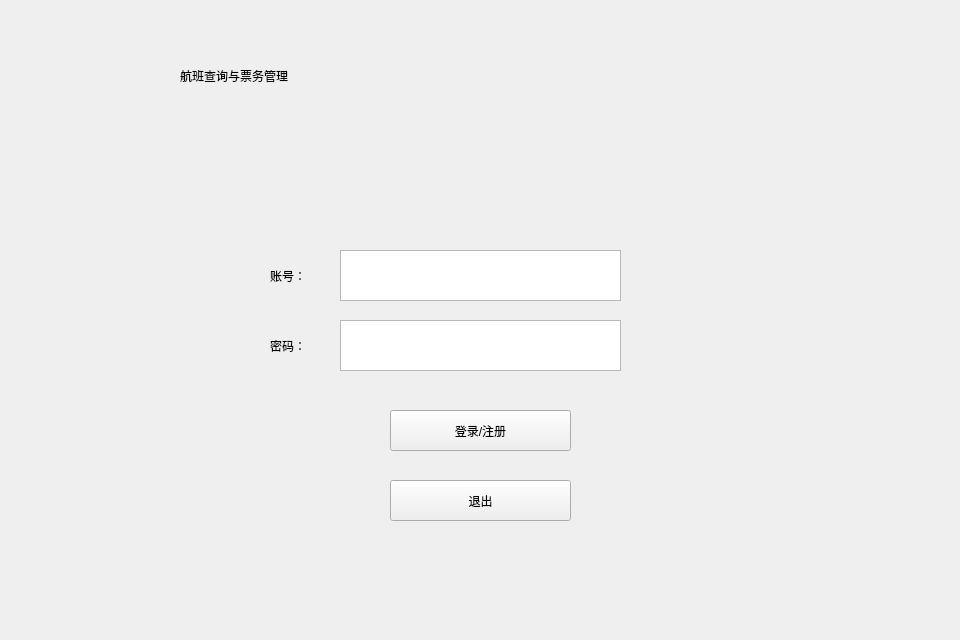
<?xml version="1.0" encoding="UTF-8"?>
<ui version="4.0">
 <class>Widget</class>
 <widget class="QWidget" name="Widget">
  <property name="geometry">
   <rect>
    <x>0</x>
    <y>0</y>
    <width>960</width>
    <height>640</height>
   </rect>
  </property>
  <property name="minimumSize">
   <size>
    <width>960</width>
    <height>640</height>
   </size>
  </property>
  <property name="maximumSize">
   <size>
    <width>960</width>
    <height>640</height>
   </size>
  </property>
  <property name="windowTitle">
   <string>Widget</string>
  </property>
  <property name="styleSheet">
   <string notr="true">	QStackWidget#menu
{
	background-image: url(:/image/background.png);}</string>
  </property>
  <widget class="QStackedWidget" name="stackedWidget">
   <property name="geometry">
    <rect>
     <x>0</x>
     <y>0</y>
     <width>960</width>
     <height>640</height>
    </rect>
   </property>
   <property name="minimumSize">
    <size>
     <width>960</width>
     <height>640</height>
    </size>
   </property>
   <property name="maximumSize">
    <size>
     <width>960</width>
     <height>640</height>
    </size>
   </property>
   <property name="styleSheet">
    <string notr="true">background-image: url(:/plane.png);</string>
   </property>
   <widget class="QWidget" name="menu">
    <property name="styleSheet">
     <string notr="true">background-image: url(:/new/prefix1/image/plane.png);</string>
    </property>
    <widget class="QPushButton" name="login">
     <property name="geometry">
      <rect>
       <x>390</x>
       <y>410</y>
       <width>181</width>
       <height>41</height>
      </rect>
     </property>
     <property name="text">
      <string>登录/注册</string>
     </property>
    </widget>
    <widget class="QLabel" name="label">
     <property name="geometry">
      <rect>
       <x>180</x>
       <y>20</y>
       <width>611</width>
       <height>111</height>
      </rect>
     </property>
     <property name="styleSheet">
      <string notr="true">font: 48pt &quot;Microsoft YaHei UI&quot;;</string>
     </property>
     <property name="text">
      <string>航班查询与票务管理</string>
     </property>
    </widget>
    <widget class="QPushButton" name="pushButton_4">
     <property name="geometry">
      <rect>
       <x>390</x>
       <y>480</y>
       <width>181</width>
       <height>41</height>
      </rect>
     </property>
     <property name="text">
      <string>退出</string>
     </property>
    </widget>
    <widget class="QTextEdit" name="username">
     <property name="geometry">
      <rect>
       <x>340</x>
       <y>250</y>
       <width>281</width>
       <height>51</height>
      </rect>
     </property>
     <property name="styleSheet">
      <string notr="true">font: 20pt &quot;Microsoft YaHei UI&quot;;</string>
     </property>
     <property name="html">
      <string>&lt;!DOCTYPE HTML PUBLIC &quot;-//W3C//DTD HTML 4.0//EN&quot; &quot;http://www.w3.org/TR/REC-html40/strict.dtd&quot;&gt;
&lt;html&gt;&lt;head&gt;&lt;meta name=&quot;qrichtext&quot; content=&quot;1&quot; /&gt;&lt;meta charset=&quot;utf-8&quot; /&gt;&lt;style type=&quot;text/css&quot;&gt;
p, li { white-space: pre-wrap; }
hr { height: 1px; border-width: 0; }
li.unchecked::marker { content: &quot;\2610&quot;; }
li.checked::marker { content: &quot;\2612&quot;; }
&lt;/style&gt;&lt;/head&gt;&lt;body style=&quot; font-family:'Microsoft YaHei UI'; font-size:20pt; font-weight:400; font-style:normal;&quot;&gt;
&lt;p style=&quot;-qt-paragraph-type:empty; margin-top:0px; margin-bottom:0px; margin-left:0px; margin-right:0px; -qt-block-indent:0; text-indent:0px;&quot;&gt;&lt;br /&gt;&lt;/p&gt;&lt;/body&gt;&lt;/html&gt;</string>
     </property>
    </widget>
    <widget class="QTextEdit" name="password">
     <property name="geometry">
      <rect>
       <x>340</x>
       <y>320</y>
       <width>281</width>
       <height>51</height>
      </rect>
     </property>
     <property name="styleSheet">
      <string notr="true">font: 20pt &quot;Microsoft YaHei UI&quot;;</string>
     </property>
     <property name="html">
      <string>&lt;!DOCTYPE HTML PUBLIC &quot;-//W3C//DTD HTML 4.0//EN&quot; &quot;http://www.w3.org/TR/REC-html40/strict.dtd&quot;&gt;
&lt;html&gt;&lt;head&gt;&lt;meta name=&quot;qrichtext&quot; content=&quot;1&quot; /&gt;&lt;meta charset=&quot;utf-8&quot; /&gt;&lt;style type=&quot;text/css&quot;&gt;
p, li { white-space: pre-wrap; }
hr { height: 1px; border-width: 0; }
li.unchecked::marker { content: &quot;\2610&quot;; }
li.checked::marker { content: &quot;\2612&quot;; }
&lt;/style&gt;&lt;/head&gt;&lt;body style=&quot; font-family:'Microsoft YaHei UI'; font-size:20pt; font-weight:400; font-style:normal;&quot;&gt;
&lt;p style=&quot;-qt-paragraph-type:empty; margin-top:0px; margin-bottom:0px; margin-left:0px; margin-right:0px; -qt-block-indent:0; text-indent:0px; font-size:9pt;&quot;&gt;&lt;br /&gt;&lt;/p&gt;&lt;/body&gt;&lt;/html&gt;</string>
     </property>
    </widget>
    <widget class="QLabel" name="label_2">
     <property name="geometry">
      <rect>
       <x>270</x>
       <y>250</y>
       <width>71</width>
       <height>51</height>
      </rect>
     </property>
     <property name="styleSheet">
      <string notr="true">font: 20pt &quot;Microsoft YaHei UI&quot;;</string>
     </property>
     <property name="text">
      <string>账号：</string>
     </property>
    </widget>
    <widget class="QLabel" name="label_3">
     <property name="geometry">
      <rect>
       <x>270</x>
       <y>320</y>
       <width>71</width>
       <height>51</height>
      </rect>
     </property>
     <property name="styleSheet">
      <string notr="true">font: 20pt &quot;Microsoft YaHei UI&quot;;</string>
     </property>
     <property name="text">
      <string>密码：</string>
     </property>
    </widget>
   </widget>
   <widget class="QWidget" name="register_2">
    <widget class="QPushButton" name="pushButton_3">
     <property name="geometry">
      <rect>
       <x>360</x>
       <y>250</y>
       <width>75</width>
       <height>23</height>
      </rect>
     </property>
     <property name="text">
      <string>发射点发射点</string>
     </property>
    </widget>
   </widget>
   <widget class="QWidget" name="page"/>
  </widget>
 </widget>
 <resources/>
 <connections/>
</ui>
